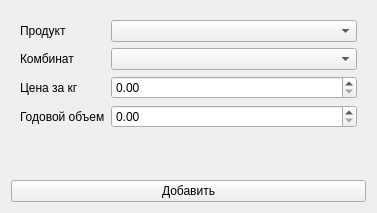
<?xml version="1.0" encoding="UTF-8"?>
<ui version="4.0">
 <class>Form</class>
 <widget class="QWidget" name="Form">
  <property name="geometry">
   <rect>
    <x>0</x>
    <y>0</y>
    <width>377</width>
    <height>213</height>
   </rect>
  </property>
  <property name="windowTitle">
   <string>Form</string>
  </property>
  <layout class="QVBoxLayout" name="verticalLayout">
   <item>
    <widget class="QWidget" name="widget" native="true">
     <layout class="QFormLayout" name="formLayout">
      <item row="0" column="0">
       <widget class="QLabel" name="prB">
        <property name="text">
         <string>Продукт</string>
        </property>
       </widget>
      </item>
      <item row="2" column="0">
       <widget class="QLabel" name="pB">
        <property name="text">
         <string>Цена за кг</string>
        </property>
       </widget>
      </item>
      <item row="2" column="1">
       <widget class="QDoubleSpinBox" name="price">
        <property name="maximum">
         <double>100000000000000000620008645040778319495168.000000000000000</double>
        </property>
       </widget>
      </item>
      <item row="3" column="0">
       <widget class="QLabel" name="vB">
        <property name="text">
         <string>Годовой объем</string>
        </property>
       </widget>
      </item>
      <item row="3" column="1">
       <widget class="QDoubleSpinBox" name="vol">
        <property name="maximum">
         <double>100000000000000000620008645040778319495168.000000000000000</double>
        </property>
       </widget>
      </item>
      <item row="1" column="0">
       <widget class="QLabel" name="cB">
        <property name="text">
         <string>Комбинат</string>
        </property>
       </widget>
      </item>
      <item row="1" column="1">
       <widget class="QComboBox" name="plant"/>
      </item>
      <item row="0" column="1">
       <widget class="QComboBox" name="product"/>
      </item>
     </layout>
    </widget>
   </item>
   <item>
    <widget class="QPushButton" name="btn">
     <property name="text">
      <string>Добавить</string>
     </property>
    </widget>
   </item>
  </layout>
 </widget>
 <resources/>
 <connections/>
</ui>
